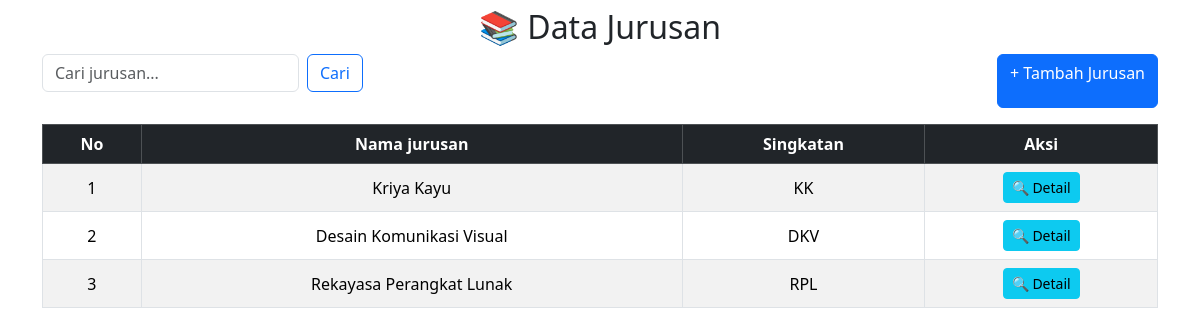
Page /sanzz_php/admin/jurusan.php on the committed database.
### tables this page shows
CREATE TABLE `jurusan` (
  `id_jurusan` int NOT NULL,
  `nama_jurusan` varchar(50) NOT NULL,
  `singkatan` varchar(5) NOT NULL
);

### sanzz_php/admin/jurusan.php (the view, shortened to what this page needs)
<?php
include "../koneksi.php";
$cari = "";
if (isset($_GET['cari']) && $_GET['cari'] != "") {
    $cari = $_GET['cari'];
    $result = mysqli_query($koneksi, "SELECT * FROM jurusan
                                      WHERE nama_jurusan LIKE '%$cari%'
                                         OR singkatan LIKE '%$cari%'
                                      ORDER BY id_jurusan DESC");
} else {
    $result = mysqli_query($koneksi, "SELECT * FROM jurusan ORDER BY id_jurusan DESC");
}
?>
<link href="https://cdn.jsdelivr.net/npm/bootstrap@5.3.3/dist/css/bootstrap.min.css" rel="stylesheet">
<div class="container mt-2">
    <h2 class="mb-2 text-center">📚 Data Jurusan</h2>
    <div class="d-flex justify-content-between mb-3">
        <form class="d-flex" method="get" action="">
            <input class="form-control me-2" type="search" name="cari"
             placeholder="Cari jurusan..." value="<?= htmlspecialchars($cari) ?>">
            <button class="btn btn-outline-primary" type="submit">Cari</button>
        </form>
        <a href="jurusan_tambah.php" class="btn btn-primary">+ Tambah Jurusan</a>
    </div>
    <div class="table-responsive">
        <table class="table table-bordered table-striped table-hover align-middle text-center">
            <thead class="table-dark">
                <tr>
                    <th>No</th>
                    <th>Nama jurusan</th>
                    <th>Singkatan</th>
                    <th>Aksi</th>
                </tr>
            </thead>
            <tbody>
                <?php
                $no = 1;
                if (mysqli_num_rows($result) > 0) {
                    while ($row = mysqli_fetch_assoc($result)) { ?>
                        <tr>
                            <td><?= $no++ ?></td>
                            <td><?= htmlspecialchars($row['nama_jurusan']) ?></td>
                            <td><?= htmlspecialchars($row['singkatan']) ?></td>
                            <td>
                                <button
                                    class="btn btn-info btn-sm"
                                    data-bs-toggle="modal"
                                    data-bs-target="#detailModal<?= $row['id_jurusan'] ?>">
                                    🔍 Detail
                                </button>
                            </td>
                        </tr>
                    <?php }
            } else { ?>
                <tr>
                    <td colspan="4" class="text-center text-muted">⚠️ Data tidak ditemukan</td>
                </tr>
            <?php } ?>
            </tbody>
        </table>
    </div>
</div>

### rows in the picture
jurusan: nama_jurusan "Kriya Kayu", singkatan "KK"
jurusan: nama_jurusan "Desain Komunikasi Visual", singkatan "DKV"
jurusan: nama_jurusan "Rekayasa Perangkat Lunak", singkatan "RPL"
